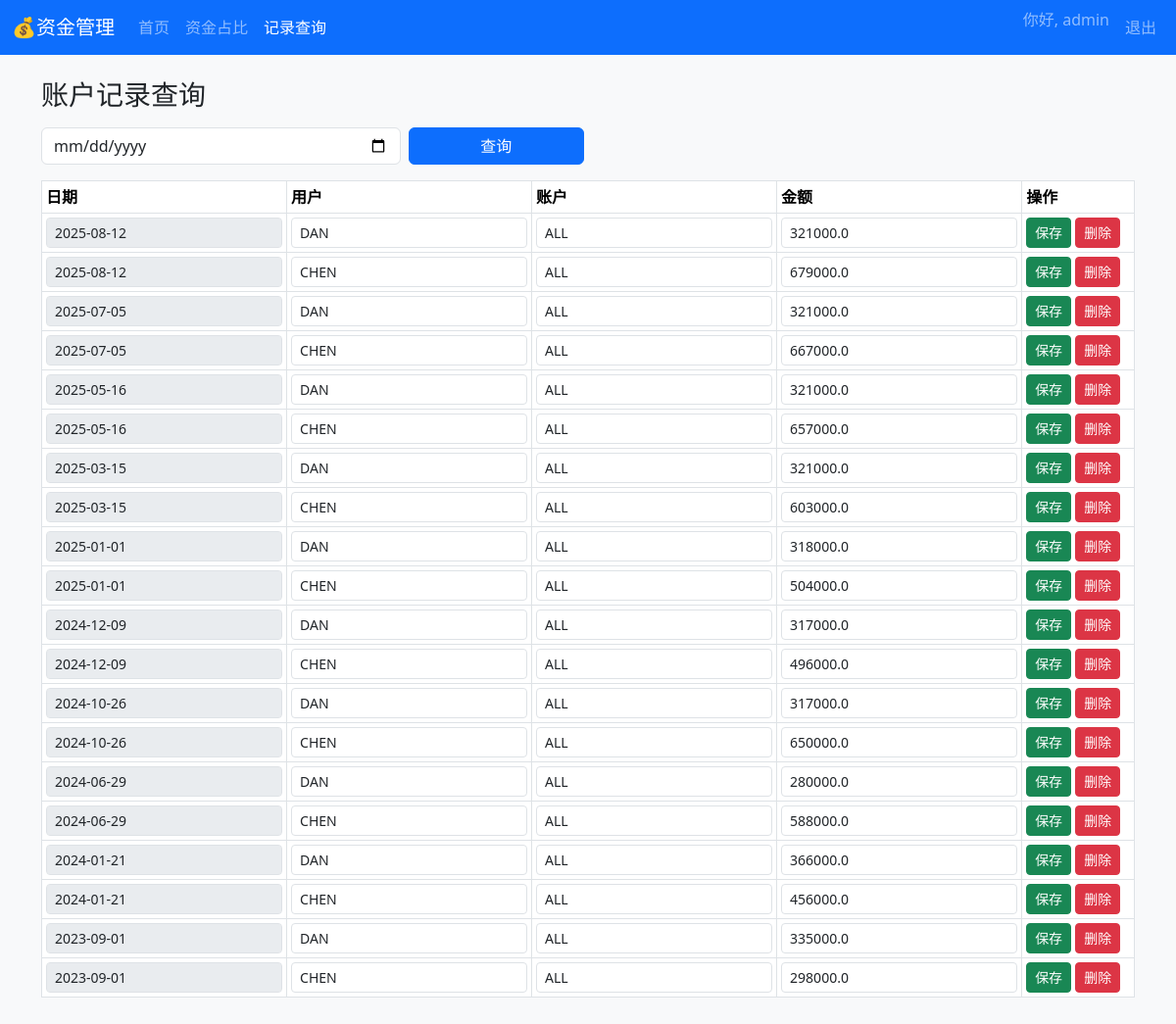
/records (signed in), run on the app's committed database.
### tables this page shows
CREATE TABLE users (
                    id INTEGER PRIMARY KEY AUTOINCREMENT,
                    username TEXT UNIQUE,
                    password TEXT
                );

CREATE TABLE records (
                    id INTEGER PRIMARY KEY AUTOINCREMENT,
                    date TEXT,
                    user TEXT,
                    account TEXT,
                    amount REAL
                );

### main.py (the view)
@app.route("/records")
@login_required
def records_page():
    date = request.args.get("date")
    conn = sqlite3.connect(DB_NAME)
    c = conn.cursor()
    if date:
        c.execute(
            "SELECT id, date, user, account, amount FROM records WHERE date=?", (date,)
        )
    else:
        c.execute(
            "SELECT id, date, user, account, amount FROM records ORDER BY date DESC LIMIT 20"
        )
    rows = c.fetchall()
    conn.close()
    return render_template("records.html", records=rows, date=date)

### main.py (called while the page is built)
@login_manager.user_loader
def load_user(user_id):
    conn = sqlite3.connect(DB_NAME)
    c = conn.cursor()
    c.execute("SELECT id, username, password FROM users WHERE id=?", (int(user_id),))
    user = c.fetchone()
    conn.close()
    if user:
        return User(user[0], user[1], user[2])
    return None

### templates/records.html (shortened to what this page needs)
{% extends "base.html" %}
{% block content %}
<h3 class="mb-3">账户记录查询</h3>
<form method="get" action="/records" class="row g-2 mb-3">
    <div class="col-md-4">
        <input type="date" class="form-control" name="date" value="{{ date }}">
    </div>
    <div class="col-md-2 d-grid">
        <button class="btn btn-primary">查询</button>
    </div>
</form>
<table class="table table-bordered table-sm">
    <thead>
    <tr>
        <th>日期</th>
        <th>用户</th>
        <th>账户</th>
        <th>金额</th>
        <th>操作</th>
    </tr>
    </thead>
    <tbody>
    {% for r in records %}
    <tr>
        <form method="POST" action="/update">
            <td><input type="text" class="form-control form-control-sm" value="{{ r[1] }}" disabled></td>
            <td><input type="text" name="user" class="form-control form-control-sm" value="{{ r[2] }}"></td>
            <td><input type="text" name="account" class="form-control form-control-sm" value="{{ r[3] }}"></td>
            <td><input type="number" step="0.01" name="amount" class="form-control form-control-sm" value="{{ r[4] }}">
            </td>
            <td>
                <button class="btn btn-success btn-sm">保存</button>
        </form>
        <form method="POST" action="/delete/{{ r[0] }}" class="d-inline"
              onsubmit="return confirm('确定要删除这条记录吗？');">
            <button class="btn btn-danger btn-sm">删除</button>
        </form>
    </tr>
    {% endfor %}
    </tbody>
</table>
{% endblock %}

### templates/base.html (shortened to what this page needs)
<!DOCTYPE html>
<html lang="en">
<head>
    <link href="/static/css/bootstrap.min.css" rel="stylesheet">
</head>
<body class="bg-light">
<nav class="navbar navbar-expand-lg navbar-dark bg-primary">
    <div class="container-fluid">
        <a class="navbar-brand" href="/">💰资金管理</a>
        <div class="collapse navbar-collapse" id="navbarNav">
            <ul class="navbar-nav me-auto">
                <li class="nav-item">
                    <a class="nav-link {% if request.path == '/' %}active{% endif %}" href="/">首页</a>
                </li>
                <li class="nav-item">
                    <a class="nav-link {% if '/pie-chart' in request.path %}active{% endif %}"
                       href="/pie-chart">资金占比</a>
                </li>
                <li class="nav-item">
                    <a class="nav-link {% if '/records' in request.path %}active{% endif %}"
                       href="/records">记录查询</a>
                </li>
            </ul>
            <ul class="navbar-nav ms-auto">
                {% if current_user.is_authenticated %}
                    <li class="nav-item">
                        <span class="navbar-text me-2">你好, {{ current_user.username }}</span>
                    </li>
                    <li class="nav-item">
                        <a class="nav-link" href="/logout">退出</a>
                    </li>
                {% else %}
                    <li class="nav-item">
                        <a class="nav-link" href="/login">登录</a>
                    </li>
                {% endif %}
            </ul>
        </div>
    </div>
</nav>
<div class="container py-4">
    {% block content %}{% endblock %}
</div>
</body>
</html>

### data on the page
users: username "admin"
records: date "2025-08-12", user "DAN", account "ALL", amount "321000.0"
records: date "2025-08-12", user "CHEN", account "ALL", amount "679000.0"
records: date "2025-07-05", user "DAN", account "ALL", amount "321000.0"
records: date "2025-07-05", user "CHEN", account "ALL", amount "667000.0"
records: date "2025-05-16", user "DAN", account "ALL", amount "321000.0"
records: date "2025-05-16", user "CHEN", account "ALL", amount "657000.0"
records: date "2025-03-15", user "DAN", account "ALL", amount "321000.0"
records: date "2025-03-15", user "CHEN", account "ALL", amount "603000.0"
records: date "2025-01-01", user "DAN", account "ALL", amount "318000.0"
records: date "2025-01-01", user "CHEN", account "ALL", amount "504000.0"
records: date "2024-12-09", user "DAN", account "ALL", amount "317000.0"
records: date "2024-12-09", user "CHEN", account "ALL", amount "496000.0"
records: date "2024-10-26", user "DAN", account "ALL", amount "317000.0"
records: date "2024-10-26", user "CHEN", account "ALL", amount "650000.0"
records: date "2024-06-29", user "DAN", account "ALL", amount "280000.0"
records: date "2024-06-29", user "CHEN", account "ALL", amount "588000.0"
records: date "2024-01-21", user "DAN", account "ALL", amount "366000.0"
records: date "2024-01-21", user "CHEN", account "ALL", amount "456000.0"
records: date "2023-09-01", user "DAN", account "ALL", amount "335000.0"
records: date "2023-09-01", user "CHEN", account "ALL", amount "298000.0"
